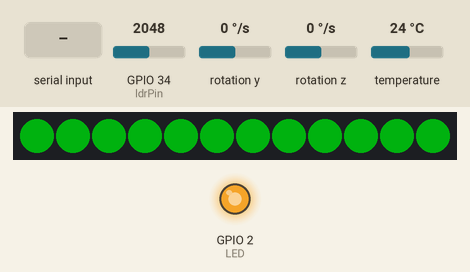
Simulated run of this sketch. Board: ESP32. Shown: 12 RGB LEDs in strip order, left to right, output pins drawn as LEDs (lit = HIGH). Wiring (inferred from the names in the program): MPU-6050 motion sensor at I2C address 0x68. Dashed ring = blinking. The test bench sets the inputs (shaded band); at power-on: GPIO 34 (ldrPin) = 2048, rotation y 0 °/s, rotation z 0 °/s, temperature 24 °C. Dim RGB values are drawn brighter than linear; nothing arrives over Bluetooth unless stated; what the sketch prints to the serial monitor is not drawn.

Above: at 1.2 s.
1.3 s: "pride" received over the second serial link
At 2.92 s:
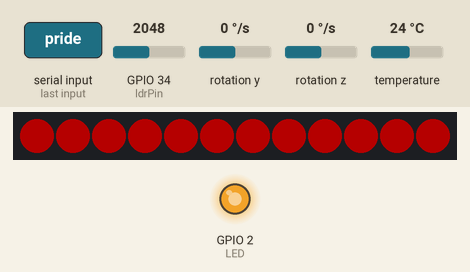
3.0 s: GPIO 34 (ldrPin) set to 2866
4.5 s: GPIO 34 (ldrPin) set to 1228
At 5.96 s:
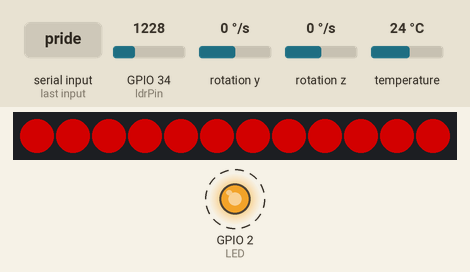
6.0 s: GPIO 34 (ldrPin) set to 122
Timing chart, 0 to 31.5 s (numbered marks = the images above; inputs shaded):
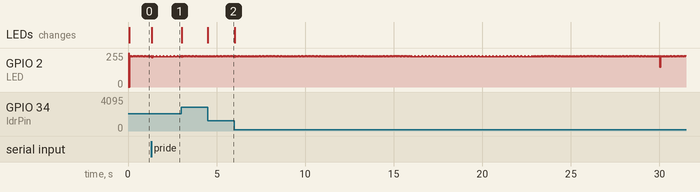

Measured:
- after the input at 1.3 s, the LEDs: change after 0.05 s (image 1)
- after the input at 4.5 s, the LEDs: change at once (image 2)

The sketch:

esp32.ino
```cpp
// #include <WiFi.h>
#include <Wire.h>
#include <OneWire.h>
#include <BluetoothSerial.h>
#include <FastLED.h>

#define numLeds 12

CRGBArray<numLeds> leds;

byte i; // led intensity
byte pinWS2812 = 13;
int hue = 360;
String recvd_hue = "";
String strHue;

// timed events
// measure temperature/light intensity
int eventtimeTemp = 30000;
int pasteventTemp = 0;
//
byte LOplus = 41;
byte LOmin = 40;
const byte owTemp = 4;
float hoek;
bool tussenStap2 = 0;
byte stappen = 0;
int ldrPin = 34;
float lightValue;
float pastLightValue = 9999.0;
const int MPU = 0x68; // MPU6050 I2C address
int GyroY;
// bools
bool ledStatus = 0;
//
// ecg
int heartVal;
int pastHeartVal;
long startTime = millis();
long endTime = 0;
float pulse;
//

OneWire ds(owTemp);

BluetoothSerial SerialBT;

#define GPSSerial Serial2

void setup()
{
  // ecg
  pinMode(LOplus, INPUT);
  pinMode(LOmin, INPUT);
  //
  FastLED.addLeds<NEOPIXEL, 13>(leds, numLeds);
  // basic setup
  byte LED = 2;
  pinMode(LED, OUTPUT);

  Serial.begin(115200);

  // wifi setup
  // WiFi.begin(ssid, password);
  // BT setup
  SerialBT.begin("DogBit-BD-1MCT1");

  //# region MPU setup

  Wire.begin(); // Initialize comunication
  mpuWriteMsg(0x6B, 0x1);
  mpuWriteMsg(0x1c, 0x10);
  mpuWriteMsg(0x1B, 0x10);
  delay(20);

  GPSSerial.begin(9600);
  sendTemperature();
  getGPSdata();
}

void loop()
{
  // show loop is running
  digitalWrite(2, 1);
  delay(10);
  digitalWrite(2, 0);
  // //

  // elke 30 seconden wordt de temperatuur en licht intensiteit doorgestuurd
  if ((millis() - pasteventTemp) > eventtimeTemp)
  {
    sendTemperature();
    pasteventTemp = millis();
    getLightIntensity();
    stappen = 0;
    Serial.println(stappen);
    getGPSdata();
  }
  if (stappen >= 50)
  {
    stappen = 0;
    Serial.println(stappen);
    getGPSdata();
  }

  setLedIntensity();
  detectSteps();
  setLedColor();
}

void sendTemperature()
{
  byte i;
  byte type_s;
  byte data[12];
  byte addr[8];
  float temperatureC;

  if (!ds.search(addr))
  {
    ds.reset_search();
    return;
  }

  if (OneWire::crc8(addr, 7) != addr[7])
  {
    return;
  }

  // the first ROM byte indicates which chip
  ds.reset();
  ds.select(addr);
  ds.write(0x44);

  ds.reset();
  ds.select(addr);
  ds.write(0xBE);

  for (i = 0; i < 9; i++)
  {
    data[i] = ds.read();
  }

  int16_t raw = (data[1] << 8) | data[0];
  if (type_s)
  {
    raw = raw << 3;
    if (data[7] == 0x10)
    {
      raw = (raw & 0xFFF0) + 12 - data[6];
    }
  }
  else
  {
    byte cfg = (data[4] & 0x60);
    if (cfg == 0x00)
      raw = raw & ~7;
    else if (cfg == 0x20)
      raw = raw & ~3;
    else if (cfg == 0x40)
      raw = raw & ~1;
  }
  temperatureC = (float)raw / 16.0;
  SerialBT.println("temperatuur: " + String(temperatureC));
}

// #region step counter
void mpuWriteMsg(int regAdres, int msg)
{
  Wire.beginTransmission(MPU);
  Wire.write(regAdres);
  Wire.write(msg);
  Wire.endTransmission(true);
}

void mpuDataRequest(int regAdres, int bytes)
{
  Wire.beginTransmission(MPU);
  Wire.write(regAdres);
  Wire.endTransmission(false);
  Wire.requestFrom(MPU, bytes, true);
}

void detectSteps()
{
  mpuDataRequest(0x45, 6);
  GyroY = (Wire.read() << 8 | Wire.read());
  if (((GyroY & 0x8000) >> 15) == 1)
  {
    hoek = (GyroY - 0xffff) / 131.0;
  }
  else
  {
    hoek = GyroY / 131.0;
  }

  float corner = 12.22;
  /* Get new sensor events with the readings */

  // code for step counter
  if (hoek < (-1 * corner))
  {
    tussenStap2 = 1;
  }

  if ((hoek > corner) && (tussenStap2 == 1))
  {
    tussenStap2 = 0;
    stappen += 1;
    SerialBT.println("\nstappen +1");
  }
}
//

void getGPSdata()
{
  while ((Serial.available()) or (GPSSerial.available()))
  {
    while (Serial.available())
    {
      char c = Serial.read();
      GPSSerial.write(c);
    }
    while (GPSSerial.available())
    {
      char c = GPSSerial.read();
      Serial.write(c);
      SerialBT.print(c);
    }
  }
}

void getLightIntensity()
{
  lightValue = analogRead(ldrPin);
  SerialBT.println("LI: " + String((lightValue / 4095) * 100));
}

void setLedIntensity()
{
  lightValue = ((analogRead(ldrPin) / 4095.0) * 100.0);
  // Serial.println(analogRead(ldrPin));

  if (lightValue <= 75)
  {
    if (abs(lightValue - pastLightValue) > 15)
    {
      pastLightValue = lightValue * 1.0; // *1.0 zodat het zeker float blijft
      i = ((100 - lightValue) / 100) * 255;
      if (strHue == "pride")
      {
        setWhite(i);
      }
      else if (strHue == "white")
      {
        setRainbow(i);
      }
      else
      {
        setSingleColor(i);
      }
      SerialBT.println("LEDSTATUS=ON");
    }
  }

  else if (ledStatus)
  {
    pastLightValue = 85.0;
    for (byte j = 0; j < numLeds; j++)
    {
      leds[j] = CHSV(0, 0, 0);
      ;
    }
    FastLED.show();
    SerialBT.println("LEDSTATUS=OFF");
    ledStatus = 0;
  }
}

void setLedColor()
{
  while (SerialBT.available())
  {
    // Serial.println("ontvangen");
    // Serial.write(SerialBT.read());
    pastLightValue = -1000;
    char c = SerialBT.read();
    recvd_hue += c;
    // Serial.write(c);
  }
  if (recvd_hue != "")
  {
    strHue = "";
    for (byte i = 5; i <= 9; i++)
    {
      strHue += recvd_hue[i];
      hue = strHue.toInt();
      // Serial.println("strhue " + strHue);
      // Serial.println("hue " + String(hue));
      // Serial.println(recvd_hue[i]);
      // Serial.println(strHue);
    }
  }
  recvd_hue = "";
}

void measureECG()
{
  if ((digitalRead(LOplus) == 1) || (digitalRead(LOmin) == 1))
  {
    Serial.println('!');
  }
  else
  {
    heartVal = analogRead(A0);
    //        Serial.println(heartVal);
    if (heartVal > 2500)
    {
      heartVal = analogRead(A0);
      if (heartVal < pastHeartVal)
      {
        if (endTime != startTime)
        {
          pulse = 300 / ((startTime - endTime) / (200.0));
          //          Serial.println(pulse);
          SerialBT.println("pulse: " + String(pulse));
        }
      }
      pastHeartVal = heartVal;
      endTime = startTime;
    }
    else
    {
      startTime = millis();
    }
  }
}

void setRainbow(int p_sat)
{
  int rainbowColors[numLeds] = {354, 354, 34, 34, 60, 60, 131, 131, 240, 240, 304, 304};
  float subcalc;
  int hueColor;
  for (byte j = 0; j < numLeds; j++)
  {
    subcalc = rainbowColors[j] / 360.0;
    hueColor = subcalc * 255;
    Serial.println(hueColor);
    leds[j] = CHSV(hueColor, 255, p_sat);
  }
  FastLED.show();
}

void setSingleColor(int p_sat)
{
  for (byte j = 0; j < numLeds; j++)
  {
    leds[j] = CHSV(hue, 255, p_sat);
  }
  FastLED.show();
}

void setWhite(int p_bright)
{
  for (byte j = 0; j < numLeds; j++)
  {
    leds[j] = CRGB(p_bright, p_bright, p_bright);
  }
  FastLED.show();
}
```
